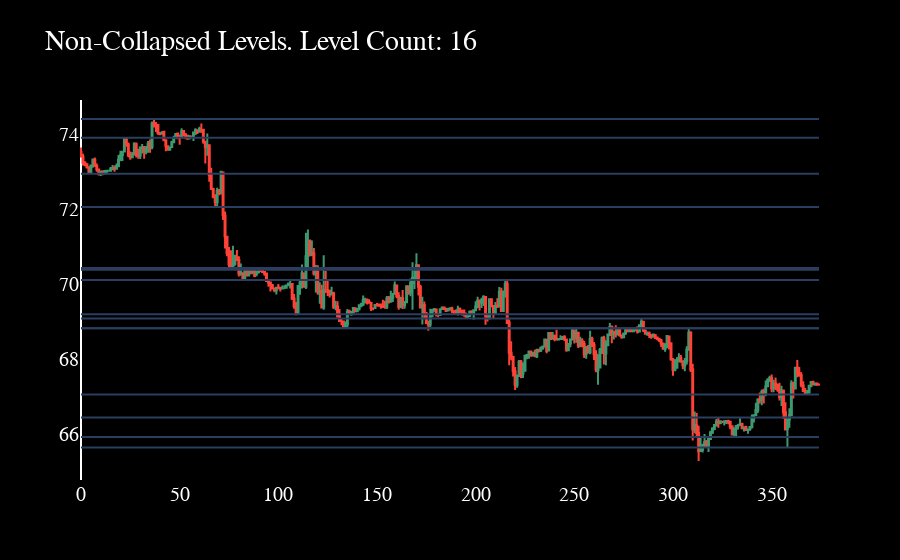

Notebook source saved alongside this figure:
### Code cell
dfpl = df[start:end]
import plotly.graph_objects as go
from datetime import datetime
import matplotlib.pyplot as plt

start = dfpl.index[0]
end = dfpl.index[-1]
levels_in_slice = [x for x in sr if start <= x[0] < end]

fig = go.Figure(data=[go.Candlestick(x=dfpl.index,
                open=dfpl['open'],
                high=dfpl['high'],
                low=dfpl['low'],
                close=dfpl['close'])])

for row, yval, _ in levels_in_slice:
    fig.add_shape(type='line', x0=start, y0=yval,
                  x1=end,
                  y1=yval
                  )

fig.update_layout(
    showlegend=False,
    xaxis_rangeslider_visible=False,
    xaxis=dict(showgrid=False),
    yaxis=dict(showgrid=False),
    paper_bgcolor='black',
    plot_bgcolor='black',
    title=dict(text=f'Non-Collapsed Levels. Level Count: {str(len(levels_in_slice))}'),
    font=dict(color='white', size=20, family='Cascadia Black')
)

fig.show()

### Figure 1 — Plotly figure (JSON) as saved in the notebook; plotly's stock layout.template omitted (floating-point values rounded to 4 significant figures; data arrays with more than 128 entries replaced by an {"elided": "..."} marker saying what was removed)
{"data": [{"close": {"elided": "375 float values"}, "high": {"elided": "375 float values"}, "low": {"elided": "375 float values"}, "open": {"elided": "375 float values"}, "type": "candlestick", "x": {"elided": "375 int values"}}], "layout": {"font": {"color": "white", "family": "Cascadia Black", "size": 20}, "paper_bgcolor": "black", "plot_bgcolor": "black", "shapes": [{"type": "line", "x0": 0, "x1": 374, "y0": 72.95, "y1": 72.95}, {"type": "line", "x0": 0, "x1": 374, "y0": 73.91, "y1": 73.91}, {"type": "line", "x0": 0, "x1": 374, "y0": 74.41, "y1": 74.41}, {"type": "line", "x0": 0, "x1": 374, "y0": 72.06, "y1": 72.06}, {"type": "line", "x0": 0, "x1": 374, "y0": 72.06, "y1": 72.06}, {"type": "line", "x0": 0, "x1": 374, "y0": 70.38, "y1": 70.38}, {"type": "line", "x0": 0, "x1": 374, "y0": 70.43, "y1": 70.43}, {"type": "line", "x0": 0, "x1": 374, "y0": 70.11, "y1": 70.11}, {"type": "line", "x0": 0, "x1": 374, "y0": 69.19, "y1": 69.19}, {"type": "line", "x0": 0, "x1": 374, "y0": 68.82, "y1": 68.82}, {"type": "line", "x0": 0, "x1": 374, "y0": 68.82, "y1": 68.82}, {"type": "line", "x0": 0, "x1": 374, "y0": 69.08, "y1": 69.08}, {"type": "line", "x0": 0, "x1": 374, "y0": 66.43, "y1": 66.43}, {"type": "line", "x0": 0, "x1": 374, "y0": 65.91, "y1": 65.91}, {"type": "line", "x0": 0, "x1": 374, "y0": 65.63, "y1": 65.63}, {"type": "line", "x0": 0, "x1": 374, "y0": 67.05, "y1": 67.05}], "showlegend": false, "title": {"text": "Non-Collapsed Levels. Level Count: 16"}, "xaxis": {"rangeslider": {"visible": false}, "showgrid": false}, "yaxis": {"showgrid": false}}}
